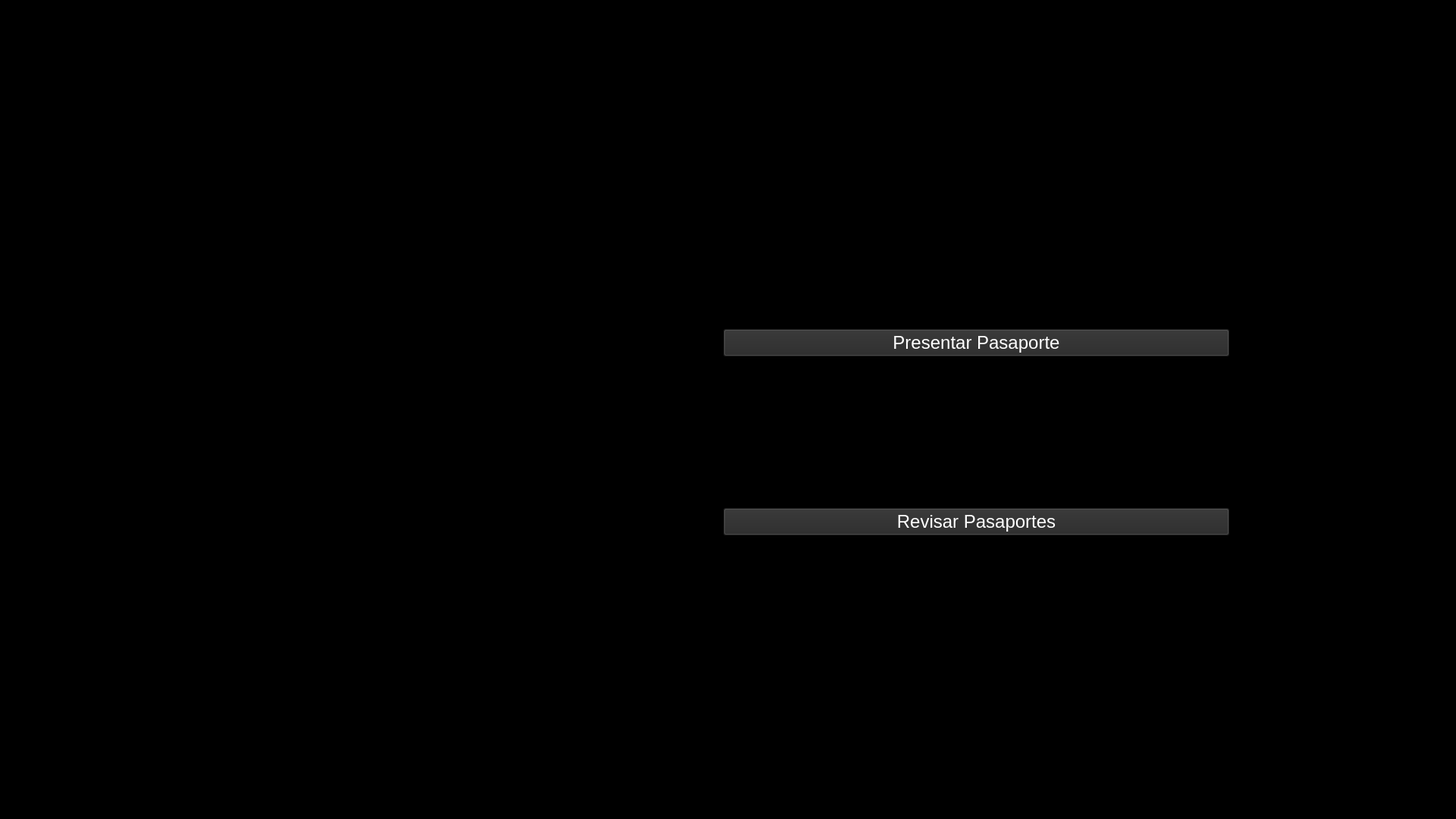
<?xml version="1.0" encoding="UTF-8"?>
<ui version="4.0">
 <class>MainWindow</class>
 <widget class="QMainWindow" name="MainWindow">
  <property name="geometry">
   <rect>
    <x>0</x>
    <y>0</y>
    <width>1920</width>
    <height>1080</height>
   </rect>
  </property>
  <property name="windowTitle">
   <string>MainWindow</string>
  </property>
  <property name="styleSheet">
   <string notr="true">background-color: rgb(0, 0, 0)</string>
  </property>
  <widget class="QWidget" name="centralwidget">
   <widget class="QWidget" name="">
    <property name="geometry">
     <rect>
      <x>280</x>
      <y>240</y>
      <width>1341</width>
      <height>661</height>
     </rect>
    </property>
    <layout class="QGridLayout" name="gridLayout">
     <item row="0" column="1">
      <widget class="QPushButton" name="passport_button_3">
       <property name="font">
        <font>
         <pointsize>18</pointsize>
        </font>
       </property>
       <property name="styleSheet">
        <string notr="true">color: rgb(255, 255, 255); background-color: rgb(40, 40, 40)</string>
       </property>
       <property name="text">
        <string>Presentar Pasaporte</string>
       </property>
      </widget>
     </item>
     <item row="1" column="1">
      <widget class="QPushButton" name="passport_button_2">
       <property name="font">
        <font>
         <pointsize>18</pointsize>
        </font>
       </property>
       <property name="styleSheet">
        <string notr="true">color: rgb(255, 255, 255); background-color: rgb(40, 40, 40)</string>
       </property>
       <property name="text">
        <string>Revisar Pasaportes</string>
       </property>
      </widget>
     </item>
     <item row="0" column="0" rowspan="2">
      <widget class="QLabel" name="label">
       <property name="text">
        <string>&lt;html&gt;&lt;head/&gt;&lt;body&gt;&lt;p&gt;&lt;img src=&quot;:/imagenes/images/ui/logo papeles porfavor.png&quot;/&gt;&lt;/p&gt;&lt;/body&gt;&lt;/html&gt;</string>
       </property>
      </widget>
     </item>
    </layout>
   </widget>
  </widget>
  <widget class="QMenuBar" name="menubar">
   <property name="geometry">
    <rect>
     <x>0</x>
     <y>0</y>
     <width>1920</width>
     <height>26</height>
    </rect>
   </property>
  </widget>
  <widget class="QStatusBar" name="statusbar"/>
 </widget>
 <resources>
  <include location="resources.qrc"/>
 </resources>
 <connections>
  <connection>
   <sender>passport_button_3</sender>
   <signal>clicked()</signal>
   <receiver>label</receiver>
   <slot>clear()</slot>
   <hints>
    <hint type="sourcelabel">
     <x>1036</x>
     <y>471</y>
    </hint>
    <hint type="destinationlabel">
     <x>872</x>
     <y>416</y>
    </hint>
   </hints>
  </connection>
 </connections>
</ui>
